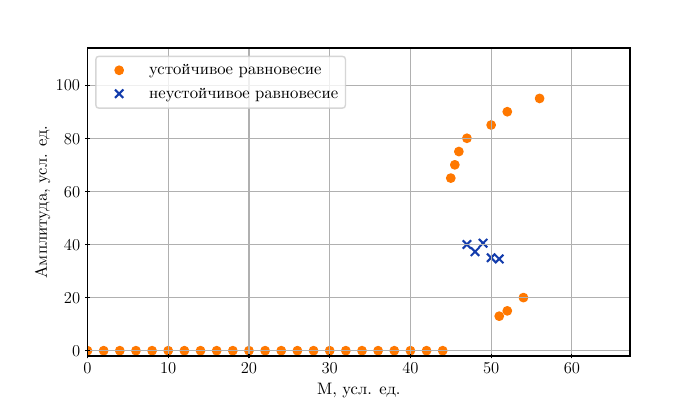

Write the Python code that produced this figure.
# -*- coding: utf-8 -*-
import matplotlib.pyplot as plt
import matplotlib as mpl
import numpy as np
from matplotlib.backends.backend_pgf import FigureCanvasPgf
mpl.backend_bases.register_backend('pdf', FigureCanvasPgf)
pgf_with_latex = {
    "pgf.texsystem": "xelatex",         # use Xelatex which is TTF font aware
}

mpl.rcParams.update(pgf_with_latex)
plt.rc('text', usetex=True)
plt.rc('font', family='serif', serif = 'CMU Serif', size = 12)
plt.rcParams['text.latex.preamble'] = [
            r'\usepackage{amsmath}',
            r'\usepackage{amsfonts}',
            r'\usepackage{graphicx}',
            r'\usepackage[english,russian]{babel}',
            r'\usepackage[utf8]{inputenc}',
            r'\usepackage[T1]{fontenc}',
            ]
g = np.genfromtxt('veryharddiagram.csv',delimiter=';')
x = g[1:,0]
y = g[1:,1]
x2 = g[1:6,2]
y2 = g[1:6,5]
x3 = np.arange(0,min(x),2)
y3 = np.zeros(len(x3))
fig = plt.figure(figsize=(7,4))
ax = fig.add_subplot(111)
ax.grid(which='both')
ax.scatter(x, y, label = r'устойчивое равновесие', color = '#FF7800')
ax.scatter(x3, y3, color = '#FF7800')
ax.scatter(x2, y2, label = r'неустойчивое равновесие', color = '#133CAC', marker='x')
ax.set_xlim(0,max(x)+0.2*max(x))
ax.set_ylim(0-2,max(y)+0.2*max(y))
ax.tick_params(axis='x', direction='inout')
ax.tick_params(axis='y', direction='inout')
ax.set_xlabel(r'М, усл. ед.')
ax.set_ylabel(r'Амплитуда, усл. ед.')
ax.legend(loc='upper left')
fig.savefig('veryharddiagram.pdf')
plt.show()
